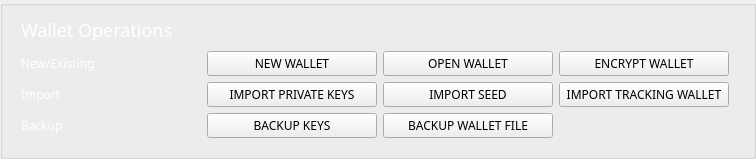
          <widget class="QGroupBox" name="groupBox_13">
           <property name="minimumSize">
            <size>
             <width>0</width>
             <height>0</height>
            </size>
           </property>
           <property name="styleSheet">
            <string notr="true">border-bottom: 1px solid #444;
</string>
           </property>
           <property name="title">
            <string/>
           </property>
           <layout class="QGridLayout" name="gridLayout_17">
            <property name="leftMargin">
             <number>18</number>
            </property>
            <property name="topMargin">
             <number>9</number>
            </property>
            <property name="bottomMargin">
             <number>18</number>
            </property>
            <item row="0" column="0" colspan="2">
             <widget class="QLabel" name="label_38">
              <property name="sizePolicy">
               <sizepolicy hsizetype="Expanding" vsizetype="Preferred">
                <horstretch>0</horstretch>
                <verstretch>0</verstretch>
               </sizepolicy>
              </property>
              <property name="minimumSize">
               <size>
                <width>0</width>
                <height>30</height>
               </size>
              </property>
              <property name="maximumSize">
               <size>
                <width>16777215</width>
                <height>32</height>
               </size>
              </property>
              <property name="sizeIncrement">
               <size>
                <width>0</width>
                <height>0</height>
               </size>
              </property>
              <property name="font">
               <font>
                <family>Poppins</family>
                <pointsize>-1</pointsize>
               </font>
              </property>
              <property name="styleSheet">
               <string notr="true">color: #fff; 
font-size: 18px;
 border: 0px;</string>
              </property>
              <property name="text">
               <string>Wallet Operations</string>
              </property>
              <property name="alignment">
               <set>Qt::AlignLeading|Qt::AlignLeft|Qt::AlignVCenter</set>
              </property>
             </widget>
            </item>
            <item row="1" column="0">
             <widget class="QLabel" name="label_39">
              <property name="sizePolicy">
               <sizepolicy hsizetype="Expanding" vsizetype="Preferred">
                <horstretch>0</horstretch>
                <verstretch>0</verstretch>
               </sizepolicy>
              </property>
              <property name="minimumSize">
               <size>
                <width>180</width>
                <height>22</height>
               </size>
              </property>
              <property name="maximumSize">
               <size>
                <width>180</width>
                <height>25</height>
               </size>
              </property>
              <property name="font">
               <font>
                <family>Poppins</family>
               </font>
              </property>
              <property name="styleSheet">
               <string notr="true">color: #fff; 
border: 0px;
</string>
              </property>
              <property name="text">
               <string>New/Existing</string>
              </property>
              <property name="alignment">
               <set>Qt::AlignLeading|Qt::AlignLeft|Qt::AlignVCenter</set>
              </property>
             </widget>
            </item>
            <item row="1" column="1">
             <widget class="QPushButton" name="b2_createNewWalletButton">
              <property name="minimumSize">
               <size>
                <width>170</width>
                <height>20</height>
               </size>
              </property>
              <property name="maximumSize">
               <size>
                <width>200</width>
                <height>25</height>
               </size>
              </property>
              <property name="font">
               <font>
                <family>Poppins</family>
               </font>
              </property>
              <property name="styleSheet">
               <string notr="true">/* This button style is handled automatically by OverviewFrame:setStyles() (in OverviewFrame.cpp) */</string>
              </property>
              <property name="text">
               <string>NEW WALLET</string>
              </property>
             </widget>
            </item>
            <item row="1" column="2">
             <widget class="QPushButton" name="b2_openExistingWalletButton">
              <property name="minimumSize">
               <size>
                <width>170</width>
                <height>20</height>
               </size>
              </property>
              <property name="maximumSize">
               <size>
                <width>200</width>
                <height>25</height>
               </size>
              </property>
              <property name="font">
               <font>
                <family>Poppins</family>
               </font>
              </property>
              <property name="styleSheet">
               <string notr="true">/* This button style is handled automatically by OverviewFrame:setStyles() (in OverviewFrame.cpp) */</string>
              </property>
              <property name="text">
               <string>OPEN WALLET</string>
              </property>
             </widget>
            </item>
            <item row="1" column="3">
             <widget class="QPushButton" name="b2_encryptWalletButton">
              <property name="minimumSize">
               <size>
                <width>170</width>
                <height>20</height>
               </size>
              </property>
              <property name="maximumSize">
               <size>
                <width>200</width>
                <height>25</height>
               </size>
              </property>
              <property name="font">
               <font>
                <family>Poppins</family>
               </font>
              </property>
              <property name="styleSheet">
               <string notr="true">/* This button style is handled automatically by OverviewFrame:setStyles() (in OverviewFrame.cpp) */</string>
              </property>
              <property name="text">
               <string>ENCRYPT WALLET</string>
              </property>
             </widget>
            </item>
            <item row="2" column="0">
             <widget class="QLabel" name="label_40">
              <property name="sizePolicy">
               <sizepolicy hsizetype="Expanding" vsizetype="Preferred">
                <horstretch>0</horstretch>
                <verstretch>0</verstretch>
               </sizepolicy>
              </property>
              <property name="minimumSize">
               <size>
                <width>180</width>
                <height>22</height>
               </size>
              </property>
              <property name="maximumSize">
               <size>
                <width>180</width>
                <height>25</height>
               </size>
              </property>
              <property name="font">
               <font>
                <family>Poppins</family>
               </font>
              </property>
              <property name="styleSheet">
               <string notr="true">color: #fff; 
border: 0px;
</string>
              </property>
              <property name="text">
               <string>Import</string>
              </property>
              <property name="alignment">
               <set>Qt::AlignLeading|Qt::AlignLeft|Qt::AlignVCenter</set>
              </property>
             </widget>
            </item>
            <item row="2" column="1">
             <widget class="QPushButton" name="b2_importSpendKeyButton">
              <property name="minimumSize">
               <size>
                <width>170</width>
                <height>20</height>
               </size>
              </property>
              <property name="maximumSize">
               <size>
                <width>200</width>
                <height>25</height>
               </size>
              </property>
              <property name="font">
               <font>
                <family>Poppins</family>
               </font>
              </property>
              <property name="styleSheet">
               <string notr="true">/* This button style is handled automatically by OverviewFrame:setStyles() (in OverviewFrame.cpp) */</string>
              </property>
              <property name="text">
               <string>IMPORT PRIVATE KEYS</string>
              </property>
             </widget>
            </item>
            <item row="2" column="2">
             <widget class="QPushButton" name="b2_importSeedButton">
              <property name="minimumSize">
               <size>
                <width>170</width>
                <height>20</height>
               </size>
              </property>
              <property name="maximumSize">
               <size>
                <width>200</width>
                <height>25</height>
               </size>
              </property>
              <property name="font">
               <font>
                <family>Poppins</family>
               </font>
              </property>
              <property name="styleSheet">
               <string notr="true">/* This button style is handled automatically by OverviewFrame:setStyles() (in OverviewFrame.cpp) */</string>
              </property>
              <property name="text">
               <string>IMPORT SEED</string>
              </property>
             </widget>
            </item>
            <item row="2" column="3">
             <widget class="QPushButton" name="b2_importTrackingWalletButton">
              <property name="minimumSize">
               <size>
                <width>170</width>
                <height>20</height>
               </size>
              </property>
              <property name="maximumSize">
               <size>
                <width>200</width>
                <height>25</height>
               </size>
              </property>
              <property name="font">
               <font>
                <family>Poppins</family>
               </font>
              </property>
              <property name="styleSheet">
               <string notr="true">/* This button style is handled automatically by OverviewFrame:setStyles() (in OverviewFrame.cpp) */</string>
              </property>
              <property name="text">
               <string>IMPORT TRACKING WALLET</string>
              </property>
             </widget>
            </item>
            <item row="3" column="0">
             <widget class="QLabel" name="label_41">
              <property name="sizePolicy">
               <sizepolicy hsizetype="Expanding" vsizetype="Preferred">
                <horstretch>0</horstretch>
                <verstretch>0</verstretch>
               </sizepolicy>
              </property>
              <property name="minimumSize">
               <size>
                <width>180</width>
                <height>22</height>
               </size>
              </property>
              <property name="maximumSize">
               <size>
                <width>180</width>
                <height>25</height>
               </size>
              </property>
              <property name="font">
               <font>
                <family>Poppins</family>
               </font>
              </property>
              <property name="styleSheet">
               <string notr="true">color: #fff; 
border: 0px;
</string>
              </property>
              <property name="text">
               <string>Backup</string>
              </property>
              <property name="alignment">
               <set>Qt::AlignLeading|Qt::AlignLeft|Qt::AlignVCenter</set>
              </property>
             </widget>
            </item>
            <item row="3" column="1">
             <widget class="QPushButton" name="b2_backupKeysButton">
              <property name="minimumSize">
               <size>
                <width>170</width>
                <height>20</height>
               </size>
              </property>
              <property name="maximumSize">
               <size>
                <width>200</width>
                <height>25</height>
               </size>
              </property>
              <property name="font">
               <font>
                <family>Poppins</family>
               </font>
              </property>
              <property name="styleSheet">
               <string notr="true">/* This button style is handled automatically by OverviewFrame:setStyles() (in OverviewFrame.cpp) */</string>
              </property>
              <property name="text">
               <string>BACKUP KEYS</string>
              </property>
             </widget>
            </item>
            <item row="3" column="2">
             <widget class="QPushButton" name="b2_backupKeysButton_2">
              <property name="minimumSize">
               <size>
                <width>170</width>
                <height>20</height>
               </size>
              </property>
              <property name="maximumSize">
               <size>
                <width>200</width>
                <height>25</height>
               </size>
              </property>
              <property name="font">
               <font>
                <family>Poppins</family>
               </font>
              </property>
              <property name="styleSheet">
               <string notr="true">/* This button style is handled automatically by OverviewFrame:setStyles() (in OverviewFrame.cpp) */</string>
              </property>
              <property name="text">
               <string>BACKUP WALLET FILE</string>
              </property>
             </widget>
            </item>
            <item row="1" column="4" rowspan="3">
             <widget class="QLabel" name="empty_col">
              <property name="sizePolicy">
               <sizepolicy hsizetype="Expanding" vsizetype="Preferred">
                <horstretch>0</horstretch>
                <verstretch>0</verstretch>
               </sizepolicy>
              </property>
              <property name="styleSheet">
               <string notr="true">border:none;</string>
              </property>
             </widget>
            </item>
           </layout>
          </widget>
